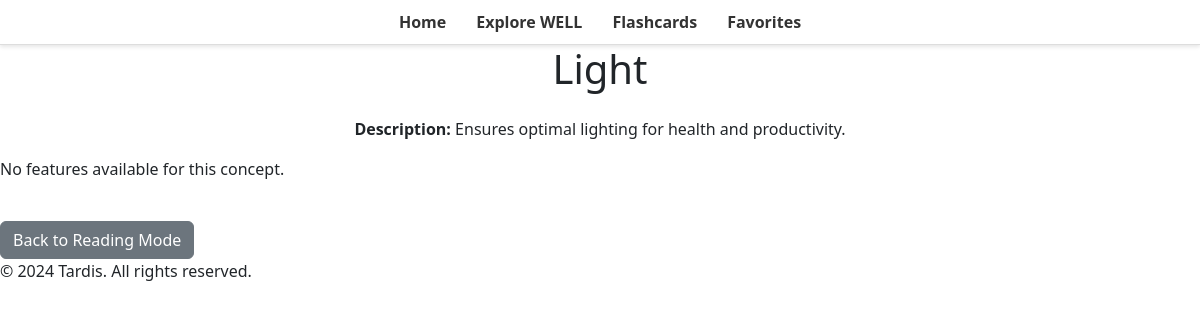
/reading-mode/concept/4, run on the app's committed database.
### reading_mode/models.py (models this page shows)
class Concept_class(db.Model):
    __tablename__ = 'concepts_table'
    id = db.Column(db.Integer, primary_key=True)
    name = db.Column(db.String(255), nullable=False, unique=True)
    description = db.Column(db.Text)
    features = db.relationship('Feature_class', backref='concept', lazy=True)

### reading_mode/routes.py (the view, shortened to what this page needs)
@reading_mode_bp.route('/concept/<int:concept_id>')
def concept_details(concept_id):
    concept = Concept_class.query.get_or_404(concept_id)
    features = Feature_class.query.filter_by(concept_id=concept_id).all()
    '''
    # Debugging to confirm retrieved data
    print(f"Concept: {concept.name}")
    print(f"Features: {features}")
    '''
    feature_data = []
    grouped_data = {concept.name: feature_data}
    '''
    # Debugging to confirm grouped_data structure
    # Debugging output
    print(f"Concept: {concept.name}")
    print(f"Feature Data: {feature_data}")
    '''
    return render_template('reading_mode/concept_details.html', concept=concept, features=feature_data)

### reading_mode/templates/reading_mode/concept_details.html
{% extends 'base.html' %}
{% block content %}
<h1 class="text-center mb-4">{{ concept.name }}</h1>
<p class="text-center"><strong>Description:</strong> {{ concept.description }}</p>
{% if features and features|length > 0 %}
<ul class="nav nav-tabs mb-4" id="featureTabs" role="tablist" style="display: flex; flex-wrap: wrap;">
    {% for feature in features %}
    <li class="nav-item" role="presentation" style="flex: 1 1 auto; max-width: 150px;">
        <button class="nav-link {% if loop.first %}active{% endif %}"
                id="feature-{{ feature.name|replace(' ', '-') }}-tab"
                data-bs-toggle="tab"
                data-bs-target="#feature-{{ feature.name|replace(' ', '-') }}"
                type="button"
                role="tab"
                aria-controls="feature-{{ feature.name|replace(' ', '-') }}"
                aria-selected="{{ 'true' if loop.first else 'false' }}">
            <span class="tab-text" title="{{ feature.name }}">{{ feature.name }}</span>
        </button>
    </li>
    {% endfor %}
</ul>
<div class="tab-content" id="featureTabContent">
    {% for feature in features %}
    <div class="tab-pane fade {% if loop.first %}show active{% endif %}"
         id="feature-{{ feature.name|replace(' ', '-') }}"
         role="tabpanel"
         aria-labelledby="feature-{{ feature.name|replace(' ', '-') }}-tab">
        <h3>{{ feature.name }}</h3>
        <p><strong>Intent:</strong> {{ feature.intent }}</p>
        <div class="accordion" id="accordion-{{ feature.name|replace(' ', '-') }}">
            {% for part in feature.parts %}
            <div class="accordion-item">
                <h2 class="accordion-header" id="heading-{{ loop.index }}">
                    <button class="accordion-button collapsed"
                            type="button"
                            data-bs-toggle="collapse"
                            data-bs-target="#collapse-{{ loop.index }}"
                            aria-expanded="false"
                            aria-controls="collapse-{{ loop.index }}">
                        {{ part.part }}
                    </button>
                </h2>
                <div id="collapse-{{ loop.index }}"
                     class="accordion-collapse collapse"
                     aria-labelledby="heading-{{ loop.index }}"
                     data-bs-parent="#accordion-{{ feature.name|replace(' ', '-') }}">
                    <div class="accordion-body">
                        <p><strong>Space:</strong> <span class="badge bg-primary">{{ part.space }}</span></p>
                        <ul class="list-group">
                            <li class="list-group-item">
                                <strong>Option:</strong> {{ part.option }}
                                <br>
                                <strong>Requirement:</strong> {{ part.requirement }}
                            </li>
                        </ul>
                    </div>
                </div>
            </div>
            {% endfor %}
        </div>
    </div>
    {% endfor %}
</div>
{% else %}
<p>No features available for this concept.</p>
{% endif %}
<a href="{{ url_for('reading_mode.reading_mode_home') }}" class="btn btn-secondary mt-4">Back to Reading Mode</a>
{% endblock %}

### static/css/style.css (style rules this page uses)
body { font-family: 'Inter', sans-serif; color: #333; background-color: #f5f5f5; margin: 0; padding: 0; line-height: 1.6; }
.btn { display: inline-block; padding: 10px 20px; font-size: 16px; text-decoration: none; color: white; background-color: #007bff; border-radius: 5px; border: none; cursor: pointer; text-align: center; }

### data on the page
Concept_class: name "Light", description "Ensures optimal lighting for health and productivity."
